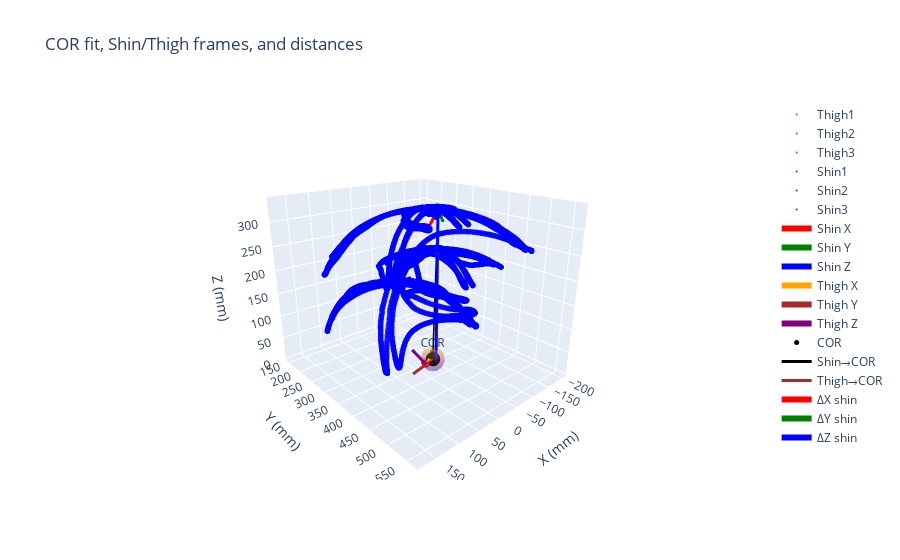

The notebook cell this image was saved under:
### Code cell
# ====== 6. 3D VISUALIZATION ======
def trace_points(name, pts, color, size=3):
    return go.Scatter3d(
        x=pts[:,0], y=pts[:,1], z=pts[:,2],
        mode='markers', marker=dict(size=size, color=color),
        name=name, opacity=0.8
    )

def trace_arrow(name, origin, vec, color, width=6):
    p2 = origin + vec
    return go.Scatter3d(
        x=[origin[0], p2[0]],
        y=[origin[1], p2[1]],
        z=[origin[2], p2[2]],
        mode='lines', line=dict(width=width, color=color),
        name=name
    )

def sphere_surface(center, radius, res=24):
    u = np.linspace(0, 2*np.pi, res)
    v = np.linspace(0, np.pi, res)
    x = center[0] + radius * np.outer(np.cos(u), np.sin(v))
    y = center[1] + radius * np.outer(np.sin(u), np.sin(v))
    z = center[2] + radius * np.outer(np.ones_like(u), np.cos(v))
    return go.Surface(x=x, y=y, z=z, opacity=0.25, showscale=False, name='COR sphere')

traces = []
# Markers
traces += [trace_points("Thigh1", data["Thigh1"], "red", size=2)]
traces += [trace_points("Thigh2", data["Thigh2"], "red", size=2)]
traces += [trace_points("Thigh3", data["Thigh3"], "red", size=2)]
traces += [trace_points("Shin1",  data["Shin1"],  "blue", size=2)]
traces += [trace_points("Shin2",  data["Shin2"],  "blue", size=2)]
traces += [trace_points("Shin3",  data["Shin3"],  "blue", size=2)]

scale = 40.0
# Shin and Thigh triads
traces += [
    trace_arrow("Shin X",  shinOrigin,  scale * Rsh[:,0], "red"),
    trace_arrow("Shin Y",  shinOrigin,  scale * Rsh[:,1], "green"),
    trace_arrow("Shin Z",  shinOrigin,  scale * Rsh[:,2], "blue"),
    trace_arrow("Thigh X", thighOrigin, scale * Rth[:,0], "orange"),
    trace_arrow("Thigh Y", thighOrigin, scale * Rth[:,1], "brown"),
    trace_arrow("Thigh Z", thighOrigin, scale * Rth[:,2], "purple"),
]

# COR and sphere
traces += [go.Scatter3d(x=[center[0]], y=[center[1]], z=[center[2]],
                        mode='markers+text',
                        marker=dict(size=5, color='black'),
                        text=["COR"],
                        textposition="top center",
                        name="COR")]
traces += [sphere_surface(center, r)]

# Connecting lines and per-axis components (Shin)
traces += [
    trace_arrow("Shin→COR",  shinOrigin,  center - shinOrigin,  "black", width=3),
    trace_arrow("Thigh→COR", thighOrigin, center - thighOrigin, "brown", width=3),
    trace_arrow("ΔX shin", shinOrigin, np.array([deltaShin[0], 0, 0]), "red"),
    trace_arrow("ΔY shin", shinOrigin, np.array([0, deltaShin[1], 0]), "green"),
    trace_arrow("ΔZ shin", shinOrigin, np.array([0, 0, deltaShin[2]]), "blue"),
]

layout = go.Layout(
    scene=dict(
        xaxis_title="X (mm)", yaxis_title="Y (mm)", zaxis_title="Z (mm)",
        aspectmode='data'
    ),
    title="COR fit, Shin/Thigh frames, and distances",
    showlegend=True, height=800
)

fig = go.Figure(data=traces, layout=layout)
fig.show()

### Figure 1 — Plotly figure (JSON) as saved in the notebook; plotly's stock layout.template omitted (floating-point values rounded to 4 significant figures; data arrays with more than 128 entries replaced by an {"elided": "..."} marker saying what was removed)
{"data": [{"marker": {"color": "red", "size": 2}, "mode": "markers", "name": "Thigh1", "opacity": 0.8, "type": "scatter3d", "x": {"elided": "2276 float values"}, "y": {"elided": "2276 float values"}, "z": {"elided": "2276 float values"}}, {"marker": {"color": "red", "size": 2}, "mode": "markers", "name": "Thigh2", "opacity": 0.8, "type": "scatter3d", "x": {"elided": "2276 float values"}, "y": {"elided": "2276 float values"}, "z": {"elided": "2276 float values"}}, {"marker": {"color": "red", "size": 2}, "mode": "markers", "name": "Thigh3", "opacity": 0.8, "type": "scatter3d", "x": {"elided": "2276 float values"}, "y": {"elided": "2276 float values"}, "z": {"elided": "2276 float values"}}, {"marker": {"color": "blue", "size": 2}, "mode": "markers", "name": "Shin1", "opacity": 0.8, "type": "scatter3d", "x": {"elided": "2276 float values"}, "y": {"elided": "2276 float values"}, "z": {"elided": "2276 float values"}}, {"marker": {"color": "blue", "size": 2}, "mode": "markers", "name": "Shin2", "opacity": 0.8, "type": "scatter3d", "x": {"elided": "2276 float values"}, "y": {"elided": "2276 float values"}, "z": {"elided": "2276 float values"}}, {"marker": {"color": "blue", "size": 2}, "mode": "markers", "name": "Shin3", "opacity": 0.8, "type": "scatter3d", "x": {"elided": "2276 float values"}, "y": {"elided": "2276 float values"}, "z": {"elided": "2276 float values"}}, {"line": {"color": "red", "width": 6}, "mode": "lines", "name": "Shin X", "type": "scatter3d", "x": [-11.71, 16.37], "y": [400.6, 406.0], "z": [337.4, 309.4]}, {"line": {"color": "green", "width": 6}, "mode": "lines", "name": "Shin Y", "type": "scatter3d", "x": [-11.71, -37.25], "y": [400.6, 388.0], "z": [337.4, 309.3]}, {"line": {"color": "blue", "width": 6}, "mode": "lines", "name": "Shin Z", "type": "scatter3d", "x": [-11.71, -24.34], "y": [400.6, 438.1], "z": [337.4, 332.1]}, {"line": {"color": "orange", "width": 6}, "mode": "lines", "name": "Thigh X", "type": "scatter3d", "x": [14.9, -19.72], "y": [400.4, 380.6], "z": [33.44, 35.92]}, {"line": {"color": "brown", "width": 6}, "mode": "lines", "name": "Thigh Y", "type": "scatter3d", "x": [14.9, 27.35], "y": [400.4, 375.2], "z": [33.44, 5.012]}, {"line": {"color": "purple", "width": 6}, "mode": "lines", "name": "Thigh Z", "type": "scatter3d", "x": [14.9, 30.59], "y": [400.4, 376.6], "z": [33.44, 61.47]}, {"marker": {"color": "black", "size": 5}, "mode": "markers+text", "name": "COR", "text": ["COR"], "textposition": "top center", "type": "scatter3d", "x": [-8.326], "y": [394.4], "z": [34.37]}, {"name": "COR sphere", "opacity": 0.25, "showscale": false, "type": "surface", "x": {"elided": "24x24 float values"}, "y": {"elided": "24x24 float values"}, "z": {"elided": "24x24 float values"}}, {"line": {"color": "black", "width": 3}, "mode": "lines", "name": "Shin→COR", "type": "scatter3d", "x": [-11.71, -8.326], "y": [400.6, 394.4], "z": [337.4, 34.37]}, {"line": {"color": "brown", "width": 3}, "mode": "lines", "name": "Thigh→COR", "type": "scatter3d", "x": [14.9, -8.326], "y": [400.4, 394.4], "z": [33.44, 34.37]}, {"line": {"color": "red", "width": 6}, "mode": "lines", "name": "ΔX shin", "type": "scatter3d", "x": [-11.71, -8.326], "y": [400.6, 400.6], "z": [337.4, 337.4]}, {"line": {"color": "green", "width": 6}, "mode": "lines", "name": "ΔY shin", "type": "scatter3d", "x": [-11.71, -11.71], "y": [400.6, 394.4], "z": [337.4, 337.4]}, {"line": {"color": "blue", "width": 6}, "mode": "lines", "name": "ΔZ shin", "type": "scatter3d", "x": [-11.71, -11.71], "y": [400.6, 400.6], "z": [337.4, 34.37]}], "layout": {"autosize": true, "scene": {"aspectmode": "data", "aspectratio": {"x": 1.013, "y": 1.106, "z": 0.8929}, "camera": {"center": {"x": 0, "y": 0, "z": 0}, "eye": {"x": 1.409, "y": 1.604, "z": 0.8284}, "projection": {"type": "perspective"}, "up": {"x": 0, "y": 0, "z": 1}}, "xaxis": {"title": {"text": "X (mm)"}, "type": "linear"}, "yaxis": {"title": {"text": "Y (mm)"}, "type": "linear"}, "zaxis": {"title": {"text": "Z (mm)"}, "type": "linear"}}, "showlegend": true, "title": {"text": "COR fit, Shin/Thigh frames, and distances"}}}
